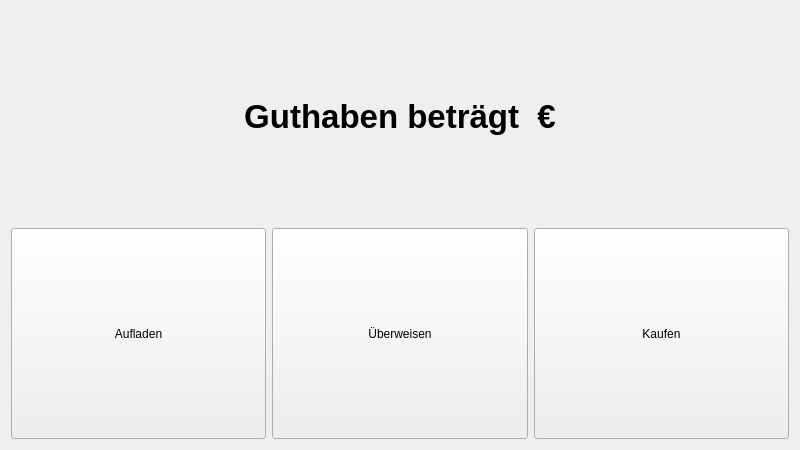
<?xml version="1.0" encoding="UTF-8"?>
<ui version="4.0">
 <class>HomeWindow</class>
 <widget class="QWidget" name="HomeWindow">
  <property name="enabled">
   <bool>true</bool>
  </property>
  <property name="geometry">
   <rect>
    <x>0</x>
    <y>0</y>
    <width>800</width>
    <height>450</height>
   </rect>
  </property>
  <property name="minimumSize">
   <size>
    <width>800</width>
    <height>450</height>
   </size>
  </property>
  <property name="baseSize">
   <size>
    <width>800</width>
    <height>450</height>
   </size>
  </property>
  <property name="windowTitle">
   <string>HomeWindow</string>
  </property>
  <layout class="QVBoxLayout" name="verticalLayout">
   <item>
    <widget class="QLabel" name="amountLable">
     <property name="font">
      <font>
       <pointsize>25</pointsize>
       <weight>75</weight>
       <bold>true</bold>
      </font>
     </property>
     <property name="text">
      <string>Guthaben beträgt &lt;geld&gt; €</string>
     </property>
     <property name="alignment">
      <set>Qt::AlignCenter</set>
     </property>
    </widget>
   </item>
   <item>
    <layout class="QHBoxLayout" name="horizontalLayout">
     <item>
      <widget class="QPushButton" name="addMoneyButton">
       <property name="sizePolicy">
        <sizepolicy hsizetype="Minimum" vsizetype="Minimum">
         <horstretch>0</horstretch>
         <verstretch>0</verstretch>
        </sizepolicy>
       </property>
       <property name="text">
        <string>Aufladen</string>
       </property>
      </widget>
     </item>
     <item>
      <widget class="QPushButton" name="transfairButton">
       <property name="sizePolicy">
        <sizepolicy hsizetype="Minimum" vsizetype="Minimum">
         <horstretch>0</horstretch>
         <verstretch>0</verstretch>
        </sizepolicy>
       </property>
       <property name="text">
        <string>Überweisen</string>
       </property>
      </widget>
     </item>
     <item>
      <widget class="QPushButton" name="buyButton">
       <property name="enabled">
        <bool>true</bool>
       </property>
       <property name="sizePolicy">
        <sizepolicy hsizetype="Minimum" vsizetype="Minimum">
         <horstretch>0</horstretch>
         <verstretch>0</verstretch>
        </sizepolicy>
       </property>
       <property name="text">
        <string>Kaufen</string>
       </property>
      </widget>
     </item>
    </layout>
   </item>
  </layout>
 </widget>
 <resources/>
 <connections/>
</ui>
